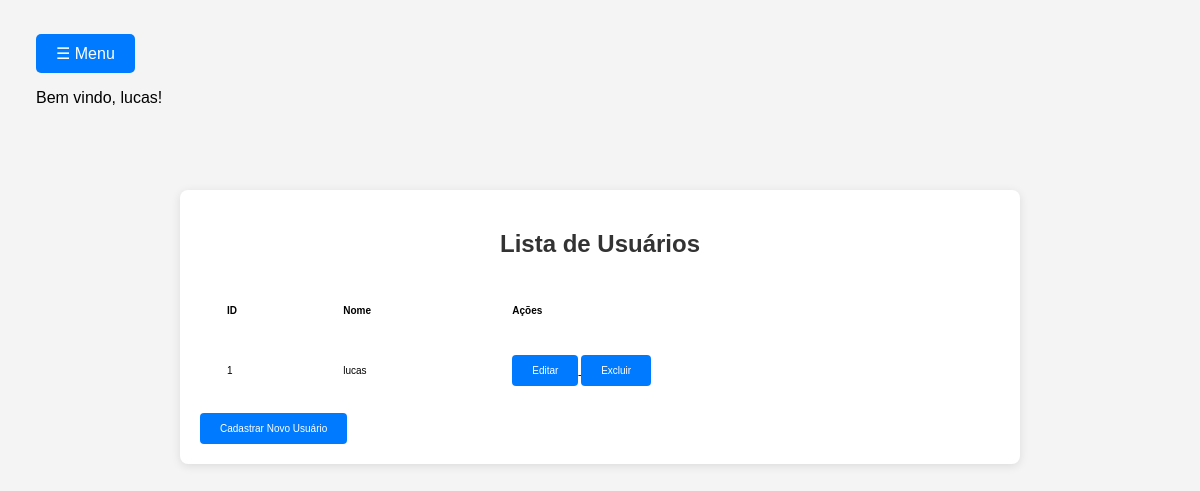
Page /usuarios (signed in) on the committed database.
### tables this page shows
CREATE TABLE USUARIO (
    id INTEGER PRIMARY KEY,
    nome TEXT NOT NULL,
    senha TEXT NOT NULL, -- Idealmente armazenar um hash da senha
    data date CURRENT_DATE -- Considerar renomear para `data_criacao` ou `data_registro`
);

### app.py (the view)
@app.route('/usuarios')
@login_required
def listar_usuarios():
    conn = get_db_connection()
    cursor = conn.cursor()
    cursor.execute('SELECT * FROM usuario')
    usuarios = cursor.fetchall()
    cursor.close()
    conn.close()
    return render_template('listar_usuarios.html', usuarios=usuarios)

### app.py (called while the page is built)
def get_db_connection():
    conn = sqlite3.connect('app.db')
    conn.row_factory = sqlite3.Row
    return conn

def login_required(f):
    @wraps(f)
    def decorated_function(*args, **kwargs):
        if 'user_id' not in session:
            return redirect(url_for('login'))
        return f(*args, **kwargs)
    return decorated_function

### templates/listar_usuarios.html (shortened to what this page needs)
<!DOCTYPE html>
<html lang="pt-br">
<head>
    <link rel="stylesheet" href="{{ url_for('static', filename='styles.css') }}">
</head>
<body>
    {% include 'menu.html' %}
    <div class="container-relatorios">
        <h2>Lista de Usuários</h2>
        <table>
            <thead>
                <tr>
                    <th>ID</th>
                    <th>Nome</th>
                    <th>Ações</th>
                </tr>
            </thead>
            <tbody>
                {% for usuario in usuarios %}
                    <tr>
                        <td>{{ usuario['id'] }}</td>
                        <td>{{ usuario['nome'] }}</td>
                        <td class="actions">
                            <a href="{{ url_for('edit_usuario', id=usuario['id']) }}">
                                <button>Editar</button>
                            </a>
                            <a href="{{ url_for('delete_usuario', id=usuario['id']) }}">
                                <button>Excluir</button>
                            </a>
                        </td>
                    </tr>
                {% endfor %}
            </tbody>
        </table>
        <a href="{{ url_for('add_usuario') }}">
            <button>Cadastrar Novo Usuário</button>
        </a>
    </div>
</body>
</html>

### templates/menu.html (shortened to what this page needs)
<div class="dropdown">
    <button class="dropbtn" onclick="openNav()">
        ☰ Menu
    </button>
    <div style="color: black;">
    {% if session['user_nome'] %}
            <p>Bem vindo, {{ session['user_nome'] }}!</p>
        {% else %}
            <p>Por favor, faça o login.</p>
        {% endif %}
    </div>
</div>

### static/styles.css (style rules this page uses)
.dropdown { float: left; overflow: hidden; position: absolute; top: 20px; left: 20px; }
.dropdown { font-size: 16px; border: none; outline: none; color: white; padding: 14px 16px; background-color: inherit; font-family: inherit; margin: 0; cursor: pointer; }
.dropbtn { background-color: #007bff; color: white; border: none; padding: 10px 20px; border-radius: 5px; cursor: pointer; font-size: 16px; transition: background-color 0.3s; }
body { background-color: rgb(127, 137, 247); font-family: Arial, sans-serif; margin: 0; display: flex; justify-content: center; align-items: flex-start; min-height: 100vh; background-color: #f4f4f4; margin-top: 10%; }
h1, h2 { color: #333; text-align: center; }
button { padding: 10px 20px; background-color: #007bff; color: white; border: none; border-radius: 4px; cursor: pointer; transition: background-color 0.3s; }
.container-relatorios { width: 80%; max-width: 800px; height: auto; background: white; padding: 20px; border-radius: 8px; box-shadow: 0 2px 10px rgba(0, 0, 0, 0.1); margin-top: 70px; overflow-x: auto; }
table { width: 100%; border-collapse: separate; border-spacing: 15px; }
th, td { padding: 12px; text-align: left; font-size: 14px; }
th, td, button { font-size: x-small; }

### rows in the picture
USUARIO: user_nome "lucas", id "1", nome "lucas"
